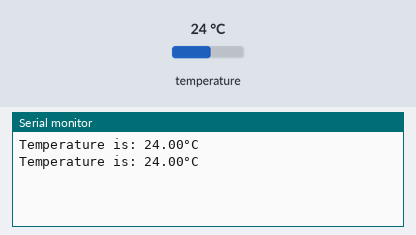
Recording of a sketch running on a simulated Arduino Uno, built with avr-gcc and run on an emulated ATmega328P. Parts: the last lines printed to the serial monitor. Inputs (shaded band) come from the test bench; at power-on: temperature 24 °C.

Above: at 3.3 s.
3.4 s: temperature set to 12 °C
At 5.3 s:
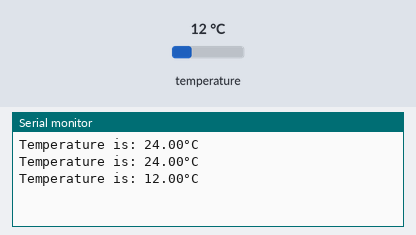
5.9 s: temperature set to 19 °C
At 6.6 s:
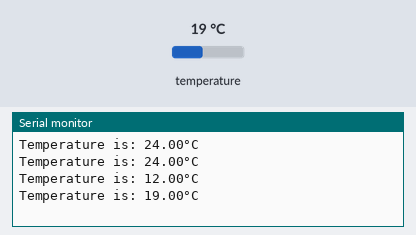
Timing chart, 0 to 8.9 s (numbered marks = the images above; inputs shaded):
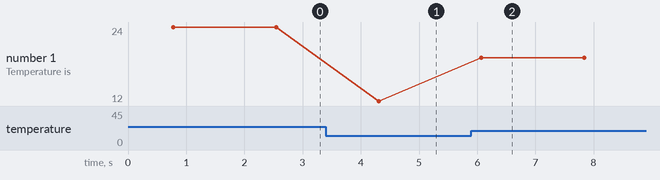

The sketch:

Temperatursensor_fertig.ino
```cpp
#include <OneWire.h>
#include <DallasTemperature.h>

// Data wire is plugged into pin 2 on the Arduino
#define ONE_WIRE_BUS 2

// Setup a OneWire instance to communicate with any OneWire devices
OneWire oneWire(ONE_WIRE_BUS);

// Pass OneWire reference to Dallas Temperature
DallasTemperature sensors(&oneWire);

void setup(void)
{
    Serial.begin(9600);
    sensors.begin(); // Start up the library
}

void loop(void)
{
    // call sensors.requestTemperatures() to issue a global temperature
    // request to all devices on the bus
    // Send the command to get temperature readings
    sensors.requestTemperatures();

    Serial.println("Temperature is: " + String(sensors.getTempCByIndex(0)) + "°C");

    // You can have more than one DS18B20 on the same bus.
    // 0 refers to the first IC on the wire
    delay(1000);
}
```

Measured:
- after the input at 3.4 s, the serial monitor: prints a new line after 0.91 s (image 1)
- after the input at 5.9 s, the serial monitor: prints a new line after 0.17 s (image 2)
- plotted number 1: 24 → 12 after the input at 3.4 s, 12 → 19 after the input at 5.9 s
